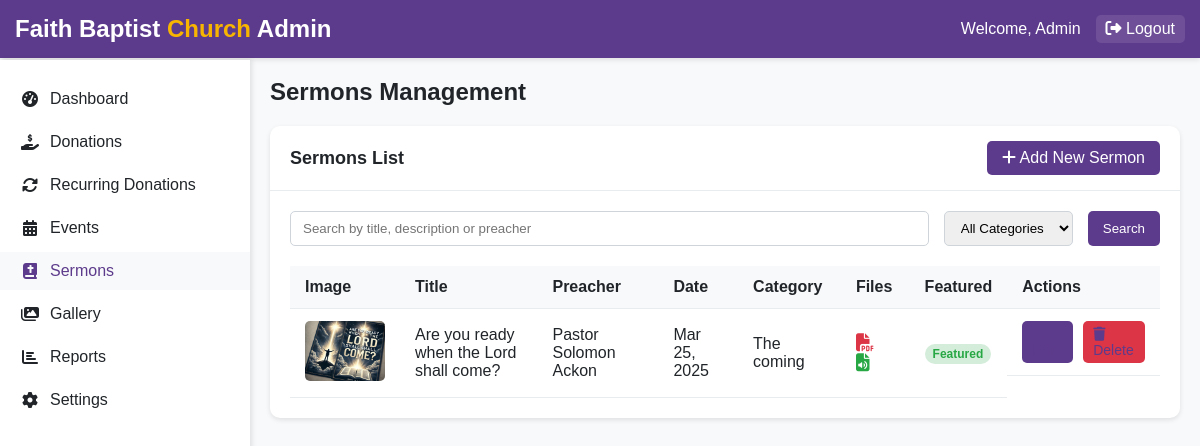
Screenshot of /admin/sermons.php (signed in) with the database file from the repository.
### tables this page shows
CREATE TABLE `sermons` (
  `id` int(11) UNSIGNED NOT NULL,
  `title` varchar(255) NOT NULL,
  `description` text NOT NULL,
  `preacher` varchar(255) NOT NULL,
  `sermon_date` date NOT NULL,
  `image` varchar(255) DEFAULT NULL,
  `pdf_file` varchar(255) DEFAULT NULL,
  `audio_file` varchar(255) DEFAULT NULL,
  `category` varchar(100) NOT NULL,
  `is_featured` tinyint(1) NOT NULL DEFAULT 0,
  `created_at` timestamp NOT NULL DEFAULT current_timestamp(),
  `updated_at` timestamp NOT NULL DEFAULT current_timestamp() ON UPDATE current_timestamp()
);

### admin/sermons.php (the view, shortened to what this page needs)
<?php
$conn = db_connect();
$page = isset($_GET['page']) ? (int)$_GET['page'] : 1;
$limit = 10;
$offset = ($page - 1) * $limit;
$search = isset($_GET['search']) ? $_GET['search'] : '';
$query = "SELECT * FROM sermons WHERE 1=1";
$query .= " ORDER BY sermon_date DESC LIMIT $offset, $limit";
$result = $conn->query($query);
?>
<!DOCTYPE html>
<html lang="en">
<head>
    <link rel="stylesheet" href="https://cdnjs.cloudflare.com/ajax/libs/font-awesome/6.4.0/css/all.min.css">
</head>
<body>
    <header class="header">
        <div class="container">
            <div class="logo">
                Faith Baptist <span>Church</span> Admin
            </div>
            <div class="user-info">
                <span>Welcome, Admin</span>
                <a href="logout.php"><i class="fas fa-sign-out-alt"></i> Logout</a>
            </div>
        </div>
    </header>
    <aside class="sidebar">
        <ul class="sidebar-menu">
            <li><a href="index.php"><i class="fas fa-tachometer-alt"></i> Dashboard</a></li>
            <li><a href="donations.php"><i class="fas fa-hand-holding-usd"></i> Donations</a></li>
            <li><a href="recurring.php"><i class="fas fa-sync-alt"></i> Recurring Donations</a></li>
            <li><a href="events.php"><i class="fas fa-calendar-alt"></i> Events</a></li>
            <li><a href="sermons.php" class="active"><i class="fas fa-bible"></i> Sermons</a></li>
            <li><a href="gallery.php"><i class="fas fa-images"></i> Gallery</a></li>
            <li><a href="reports.php"><i class="fas fa-chart-bar"></i> Reports</a></li>
            <li><a href="settings.php"><i class="fas fa-cog"></i> Settings</a></li>
        </ul>
    </aside>
    <main class="main-content">
        <h1 class="page-title">Sermons Management</h1>
        <div class="card">
            <div class="card-header">
                <h2 class="card-title">Sermons List</h2>
                <a href="add-sermon.php" class="btn"><i class="fas fa-plus"></i> Add New Sermon</a>
            </div>
            <div class="card-body">
                <div class="search-filter">
                    <form action="" method="get" style="display: flex; gap: 15px; width: 100%;">
                        <input type="text" name="search" placeholder="Search by title, description or preacher" style="flex: 1;" value="<?php echo htmlspecialchars($search); ?>">
                        <select name="category">
                            <option value="">All Categories</option>
                        </select>
                        <button type="submit">Search</button>
                    </form>
                </div>
                <table>
                    <thead>
                        <tr>
                            <th>Image</th>
                            <th>Title</th>
                            <th>Preacher</th>
                            <th>Date</th>
                            <th>Category</th>
                            <th>Files</th>
                            <th>Featured</th>
                            <th>Actions</th>
                        </tr>
                    </thead>
                    <tbody>
                        <?php if ($result->num_rows > 0): ?>
                            <?php while ($row = $result->fetch_assoc()): ?>
                                <tr>
                                    <td>
                                        <?php if (!empty($row['image']) && file_exists("../uploads/sermons/images/{$row['image']}")): ?>
                                            <img src="../uploads/sermons/images/<?php echo $row['image']; ?>" alt="<?php echo htmlspecialchars($row['title']); ?>" class="sermon-image">
                                        <?php else: ?>
                                            <img src="../uploads/placeholder.jpg" alt="Placeholder" class="sermon-image">
                                        <?php endif; ?>
                                    </td>
                                    <td><?php echo htmlspecialchars($row['title']); ?></td>
                                    <td><?php echo htmlspecialchars($row['preacher']); ?></td>
                                    <td><?php echo date('M j, Y', strtotime($row['sermon_date'])); ?></td>
                                    <td><?php echo htmlspecialchars($row['category']); ?></td>
                                    <td>
                                        <?php if (!empty($row['pdf_file'])): ?>
                                            <i class="fas fa-file-pdf file-icon file-pdf" title="PDF Available"></i>
                                        <?php endif; ?>
                                        <?php if (!empty($row['audio_file'])): ?>
                                            <i class="fas fa-file-audio file-icon file-audio" title="Audio Available"></i>
                                        <?php endif; ?>
                                    </td>
                                    <td><?php echo $row['is_featured'] ? '<span class="featured">Featured</span>' : ''; ?></td>
                                    <td class="actions">
                                        <a href="edit-sermon.php?id=<?php echo $row['id']; ?>" class="btn btn-sm" title="Edit"><i class="fas fa-edit"></i> Edit</a>
                                        <a href="sermons.php?action=delete&id=<?php echo $row['id']; ?>" class="btn btn-sm btn-danger" title="Delete" onclick="return confirm('Are you sure you want to delete this sermon?');"><i class="fas fa-trash"></i> Delete</a>
                                    </td>
                                </tr>
                            <?php endwhile; ?>
                        <?php else: ?>
                            <tr>
                                <td colspan="8" style="text-align: center;">No sermons found</td>
                            </tr>
                        <?php endif; ?>
                    </tbody>
                </table>
            </div>
        </div>
    </main>
</body>
</html>

### admin/sermons.php (style rules this page uses)
* { margin: 0; padding: 0; box-sizing: border-box; }
body { font-family: 'Poppins', sans-serif; background-color: #f8f9fa; color: #212529; }
.container { max-width: 1200px; margin: 0 auto; padding: 0 15px; }
.header { background-color: #5d3b8c; color: white; padding: 15px 0; box-shadow: 0 2px 5px rgba(0, 0, 0, 0.1); }
.header .container { display: flex; justify-content: space-between; align-items: center; }
.logo { font-size: 24px; font-weight: 700; }
.logo span { color: #f8b500; }
.user-info { display: flex; align-items: center; gap: 15px; }
.user-info a { color: white; text-decoration: none; padding: 5px 10px; border-radius: 5px; background-color: rgba(255, 255, 255, 0.1); transition: background-color 0.3s; }
.sidebar { width: 250px; background-color: white; height: calc(100vh - 60px); position: fixed; top: 60px; left: 0; box-shadow: 2px 0 5px rgba(0, 0, 0, 0.1); padding: 20px 0; }
.sidebar-menu { list-style: none; }
.sidebar-menu li { margin-bottom: 5px; }
.sidebar-menu a { display: flex; align-items: center; padding: 10px 20px; color: #212529; text-decoration: none; transition: background-color 0.3s; }
.sidebar-menu a:hover, .sidebar-menu a.active { background-color: #f8f9fa; color: #5d3b8c; }
.sidebar-menu a i { margin-right: 10px; width: 20px; text-align: center; }
.main-content { margin-left: 250px; padding: 20px; }
.page-title { margin-bottom: 20px; font-size: 24px; font-weight: 700; }
.card { background-color: white; border-radius: 10px; box-shadow: 0 2px 5px rgba(0, 0, 0, 0.1); margin-bottom: 20px; }
.card-header { padding: 15px 20px; border-bottom: 1px solid #e9ecef; display: flex; justify-content: space-between; align-items: center; }
.card-title { font-size: 18px; font-weight: 700; margin: 0; }
.card-body { padding: 20px; }
.btn { display: inline-block; padding: 8px 15px; background-color: #5d3b8c; color: white; border: none; border-radius: 5px; cursor: pointer; text-decoration: none; transition: background-color 0.3s; }
.btn-sm { padding: 5px 10px; font-size: 14px; }
.btn-danger { background-color: #dc3545; }
.search-filter { display: flex; gap: 15px; margin-bottom: 20px; }
.search-filter input, .search-filter select { padding: 8px 12px; border: 1px solid #ced4da; border-radius: 5px; font-family: inherit; }
.search-filter button { padding: 8px 15px; background-color: #5d3b8c; color: white; border: none; border-radius: 5px; cursor: pointer; transition: background-color 0.3s; }
table { width: 100%; border-collapse: collapse; }
table th, table td { padding: 12px 15px; text-align: left; border-bottom: 1px solid #e9ecef; }
table th { background-color: #f8f9fa; font-weight: 600; }
.featured { padding: 3px 8px; background-color: #d4edda; color: #28a745; border-radius: 20px; font-size: 12px; font-weight: 600; }
.actions { display: flex; gap: 10px; }
.actions a { color: #5d3b8c; text-decoration: none; }
.sermon-image { width: 80px; height: 60px; object-fit: cover; border-radius: 5px; }
.file-icon { font-size: 18px; margin-right: 5px; }
.file-pdf { color: #dc3545; }
.file-audio { color: #28a745; }

### rows the page displays
sermons: image (picture), title "Are you ready when the Lord shall come?", preacher "Pastor Solomon Ackon", sermon_date "Mar 25, 2025", category "The coming", is_featured "Featured"
